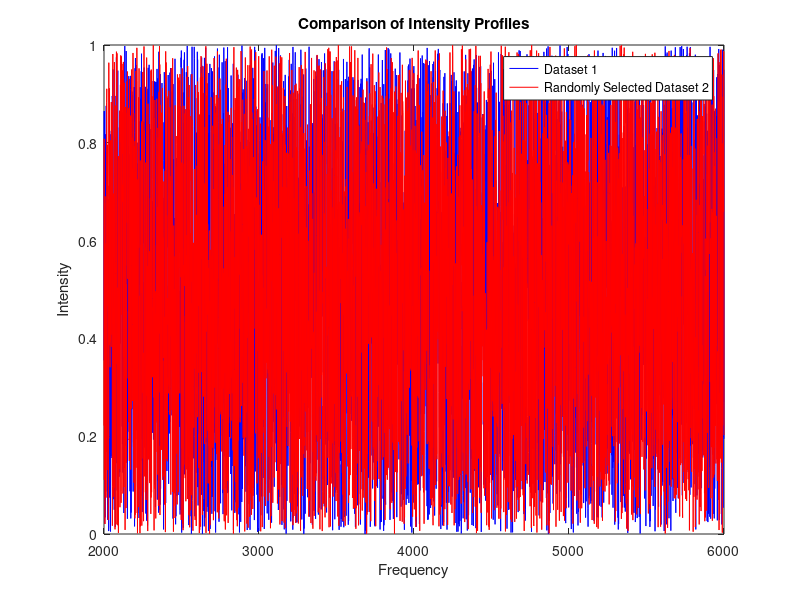

The MATLAB source for this figure:
% Chisquare fit to extract K_ex
% Author: Ettore Bartalucci, RWTH Aachen
% Support and debug with Chatgpt
% First draft: Aachen, 07.03.24
% Last update: Aachen, 04.04.24
% Project: CF3 self decoupling

% Load data from the .mat files
load('dataset1.mat');
load('dataset2.mat');

% Select one column of intensity2 randomly
random_index = randi(size(intensity2, 2));
selected_intensity2 = intensity2(:, random_index);

% Ensure that intensity1 and selected_intensity2 have the same size
min_length = min(length(intensity1), length(selected_intensity2));
intensity1 = intensity1(1:min_length);
selected_intensity2 = selected_intensity2(1:min_length);

% Define chi-square function
chi_square = @(data1, data2) sum((data1(:) - data2(:)).^2);

% Perform 2D chi-square minimization
chi_square_value = chi_square(intensity1, selected_intensity2);

disp(['Chi-square value between dataset 1 and selected dataset 2: ', num2str(chi_square_value)]);

% Plot 2D heat map of chi-square values
figure;
plot(omega(1:min_length), intensity1, 'b', omega(1:min_length), selected_intensity2, 'r');
xlabel('Frequency');
ylabel('Intensity');
title('Comparison of Intensity Profiles');
legend('Dataset 1', 'Randomly Selected Dataset 2');
